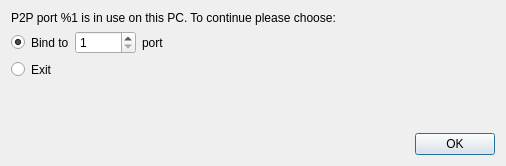
<?xml version="1.0" encoding="UTF-8"?>
<ui version="4.0">
 <class>P2pBindPortErrorDialog</class>
 <widget class="QDialog" name="P2pBindPortErrorDialog">
  <property name="geometry">
   <rect>
    <x>0</x>
    <y>0</y>
    <width>506</width>
    <height>166</height>
   </rect>
  </property>
  <property name="windowTitle">
   <string>Warning</string>
  </property>
  <layout class="QVBoxLayout" name="verticalLayout">
   <item>
    <widget class="QLabel" name="m_portErrorLabel">
     <property name="text">
      <string>P2P port %1 is in use on this PC. To continue please choose:</string>
     </property>
    </widget>
   </item>
   <item>
    <layout class="QHBoxLayout" name="horizontalLayout_2">
     <item>
      <widget class="QRadioButton" name="m_acceptRadio">
       <property name="text">
        <string/>
       </property>
       <property name="checked">
        <bool>true</bool>
       </property>
      </widget>
     </item>
     <item>
      <widget class="QLabel" name="label_2">
       <property name="text">
        <string>Bind to</string>
       </property>
      </widget>
     </item>
     <item>
      <widget class="QSpinBox" name="m_newPortSpin">
       <property name="minimum">
        <number>1</number>
       </property>
       <property name="maximum">
        <number>65535</number>
       </property>
      </widget>
     </item>
     <item>
      <widget class="QLabel" name="label_3">
       <property name="text">
        <string>port</string>
       </property>
      </widget>
     </item>
     <item>
      <spacer name="horizontalSpacer_2">
       <property name="orientation">
        <enum>Qt::Horizontal</enum>
       </property>
       <property name="sizeHint" stdset="0">
        <size>
         <width>40</width>
         <height>20</height>
        </size>
       </property>
      </spacer>
     </item>
    </layout>
   </item>
   <item>
    <layout class="QHBoxLayout" name="horizontalLayout_3">
     <item>
      <widget class="QRadioButton" name="m_rejectRadio">
       <property name="text">
        <string/>
       </property>
      </widget>
     </item>
     <item>
      <widget class="QLabel" name="label">
       <property name="text">
        <string>Exit</string>
       </property>
      </widget>
     </item>
     <item>
      <spacer name="horizontalSpacer_3">
       <property name="orientation">
        <enum>Qt::Horizontal</enum>
       </property>
       <property name="sizeHint" stdset="0">
        <size>
         <width>40</width>
         <height>20</height>
        </size>
       </property>
      </spacer>
     </item>
    </layout>
   </item>
   <item>
    <spacer name="verticalSpacer">
     <property name="orientation">
      <enum>Qt::Vertical</enum>
     </property>
     <property name="sizeHint" stdset="0">
      <size>
       <width>20</width>
       <height>40</height>
      </size>
     </property>
    </spacer>
   </item>
   <item>
    <layout class="QHBoxLayout" name="horizontalLayout">
     <item>
      <spacer name="horizontalSpacer">
       <property name="orientation">
        <enum>Qt::Horizontal</enum>
       </property>
       <property name="sizeHint" stdset="0">
        <size>
         <width>40</width>
         <height>20</height>
        </size>
       </property>
      </spacer>
     </item>
     <item>
      <widget class="WalletGui::WalletOkButton" name="m_okButton">
       <property name="text">
        <string>OK</string>
       </property>
      </widget>
     </item>
    </layout>
   </item>
  </layout>
 </widget>
 <customwidgets>
  <customwidget>
   <class>WalletGui::WalletOkButton</class>
   <extends>QPushButton</extends>
   <header>Gui/Common/WalletOkButton.h</header>
  </customwidget>
 </customwidgets>
 <resources/>
 <connections>
  <connection>
   <sender>m_okButton</sender>
   <signal>clicked()</signal>
   <receiver>P2pBindPortErrorDialog</receiver>
   <slot>accept()</slot>
   <hints>
    <hint type="sourcelabel">
     <x>423</x>
     <y>84</y>
    </hint>
    <hint type="destinationlabel">
     <x>237</x>
     <y>56</y>
    </hint>
   </hints>
  </connection>
 </connections>
</ui>
